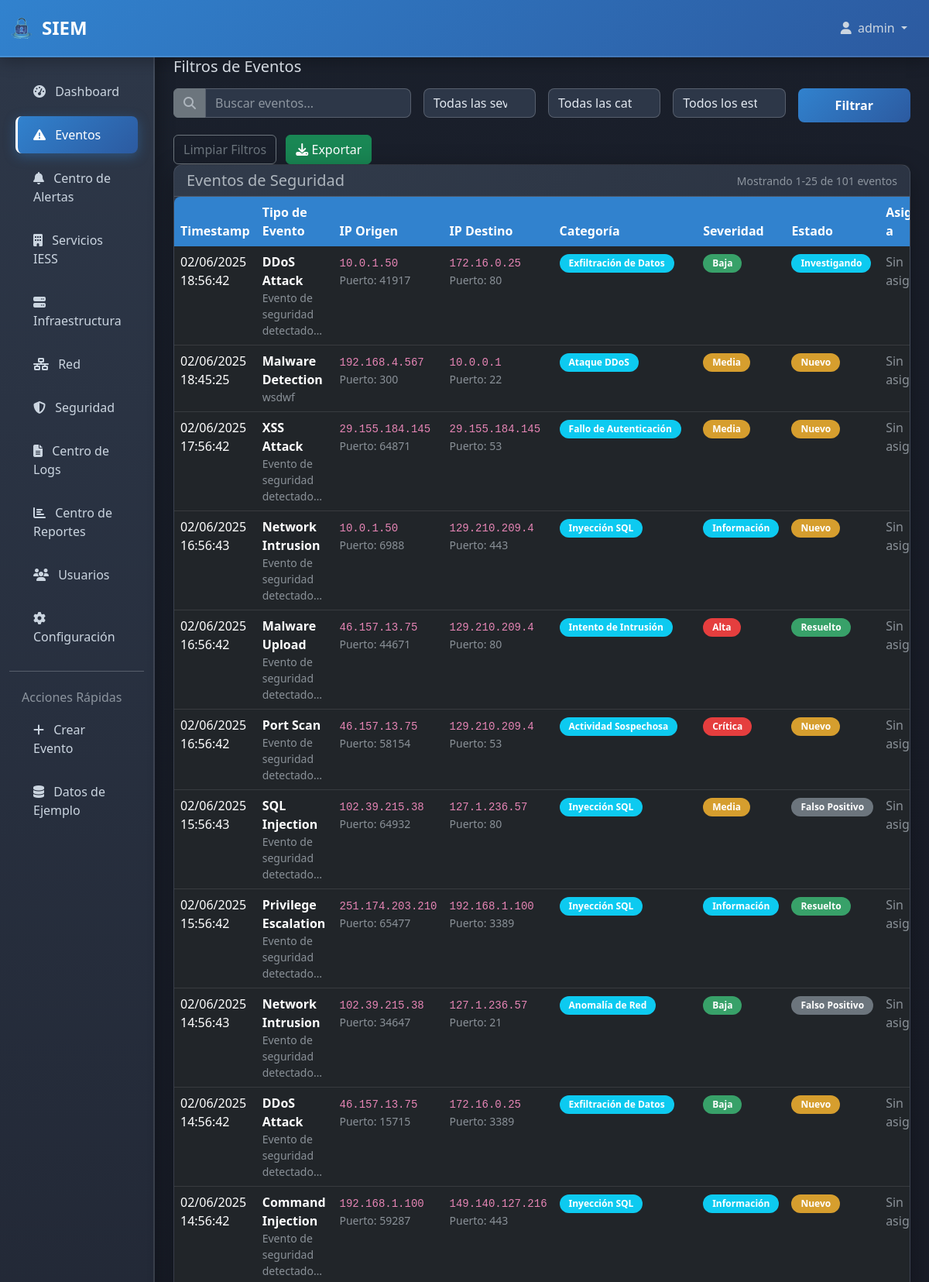
/events/ (signed in, upper part), run on the app's committed database.
### siem_app/models.py (models this page shows, shortened)
class SecurityEvent(models.Model):
    SEVERITY_CHOICES = [
        ('info', 'Información'),
        ('low', 'Baja'),
        ('medium', 'Media'),
        ('high', 'Alta'),
        ('critical', 'Crítica'),
    ]
    CATEGORY_CHOICES = [
        ('authentication_failure', 'Fallo de Autenticación'),
        ('data_exfiltration', 'Exfiltración de Datos'),
        ('intrusion_attempt', 'Intento de Intrusión'),
        ('malware_detection', 'Detección de Malware'),
        ('network_anomaly', 'Anomalía de Red'),
        ('suspicious_activity', 'Actividad Sospechosa'),
        ('privilege_escalation', 'Escalación de Privilegios'),
        ('ddos_attack', 'Ataque DDoS'),
        ('sql_injection', 'Inyección SQL'),
        ('xss_attack', 'Ataque XSS'),
    ]
    STATE_CHOICES = [
        ('new', 'Nuevo'),
        ('investigating', 'Investigando'),
        ('resolved', 'Resuelto'),
        ('false_positive', 'Falso Positivo'),
        ('closed', 'Cerrado'),
    ]
    timestamp = models.DateTimeField(default=timezone.now, db_index=True)
    event_type = models.CharField(max_length=100)
    source_ip = models.GenericIPAddressField()
    destination_ip = models.GenericIPAddressField(null=True, blank=True)
    source_port = models.IntegerField(null=True, blank=True)
    destination_port = models.IntegerField(null=True, blank=True)
    protocol = models.CharField(max_length=20, default='TCP')
    category = models.CharField(max_length=50, choices=CATEGORY_CHOICES)
    severity = models.CharField(max_length=20, choices=SEVERITY_CHOICES, db_index=True)
    state = models.CharField(max_length=20, choices=STATE_CHOICES, default='new', db_index=True)
    assigned_to = models.ForeignKey(User, on_delete=models.SET_NULL, null=True, blank=True)
    description = models.TextField()
    raw_data = models.JSONField(default=dict, blank=True)
    created_at = models.DateTimeField(auto_now_add=True)
    updated_at = models.DateTimeField(auto_now=True)
    class Meta:
        ordering = ['-timestamp']
        indexes = [
            models.Index(fields=['timestamp', 'severity']),
            models.Index(fields=['source_ip', 'timestamp']),
            models.Index(fields=['category', 'state']),
        ]
    def get_severity_color(self):
        colors = {
            'info': 'info',
            'low': 'success',
            'medium': 'warning',
            'high': 'danger',
            'critical': 'danger'
        }
        return colors.get(self.severity, 'secondary')

### siem_app/views.py (the view)
# urls.py: path('events/', views.events_view, name='events'),
@login_required
def events_view(request):
    search_query = request.GET.get('search', '')
    severity_filter = request.GET.get('severity', '')
    category_filter = request.GET.get('category', '')
    state_filter = request.GET.get('state', '')
    events = SecurityEvent.objects.select_related('assigned_to').all()
    if search_query:
        events = events.filter(
            Q(event_type__icontains=search_query) |
            Q(source_ip__icontains=search_query) |
            Q(description__icontains=search_query)
        )
    if severity_filter:
        events = events.filter(severity=severity_filter)
    if category_filter:
        events = events.filter(category=category_filter)
    if state_filter:
        events = events.filter(state=state_filter)
    paginator = Paginator(events.order_by('-timestamp'), 25)
    page_number = request.GET.get('page')
    page_obj = paginator.get_page(page_number)
    context = {
        'page_obj': page_obj,
        'search_query': search_query,
        'severity_filter': severity_filter,
        'category_filter': category_filter,
        'state_filter': state_filter,
        'severity_choices': SecurityEvent.SEVERITY_CHOICES,
        'category_choices': SecurityEvent.CATEGORY_CHOICES,
        'state_choices': SecurityEvent.STATE_CHOICES,
    }
    return render(request, 'siem_app/events.html', context)

### templates/siem_app/events.html (shortened to what this page needs)
{% extends 'base.html' %}
{% block content %}
<div class="filter-section">
    <h5 class="mb-3">Filtros de Eventos</h5>
    <form method="get" class="row g-3">
        <div class="col-md-4">
            <div class="input-group">
                <span class="input-group-text bg-secondary border-secondary">
                    <i class="fas fa-search"></i>
                </span>
                <input type="text" name="search" class="form-control" placeholder="Buscar eventos..." value="{{ search_query }}">
            </div>
        </div>
        <div class="col-md-2">
            <select name="severity" class="form-select">
                <option value="">Todas las severidades</option>
            </select>
        </div>
        <div class="col-md-2">
            <select name="category" class="form-select">
                <option value="">Todas las categorías</option>
            </select>
        </div>
        <div class="col-md-2">
            <select name="state" class="form-select">
                <option value="">Todos los estados</option>
            </select>
        </div>
        <div class="col-md-2">
            <button type="submit" class="btn btn-primary w-100">Filtrar</button>
        </div>
        <div class="col-12">
            <a href="{% url 'events' %}" class="btn btn-outline-secondary me-2">Limpiar Filtros</a>
            <button type="button" class="btn btn-success">
                <i class="fas fa-download"></i> Exportar
            </button>
        </div>
    </form>
</div>
<div class="card">
    <div class="card-header d-flex justify-content-between align-items-center">
        <h5 class="mb-0">Eventos de Seguridad</h5>
        <small class="text-muted">
            Mostrando {{ page_obj.start_index }}-{{ page_obj.end_index }} de {{ page_obj.paginator.count }} eventos
        </small>
    </div>
    <div class="card-body p-0">
        <div class="table-responsive">
            <table class="table table-dark table-hover mb-0">
                <thead>
                    <tr>
                        <th>Timestamp</th>
                        <th>Tipo de Evento</th>
                        <th>IP Origen</th>
                        <th>IP Destino</th>
                        <th>Categoría</th>
                        <th>Severidad</th>
                        <th>Estado</th>
                        <th>Asignado a</th>
                    </tr>
                </thead>
                <tbody>
                    {% for event in page_obj %}
                    <tr>
                        <td>{{ event.timestamp|date:"d/m/Y H:i:s" }}</td>
                        <td>
                            <strong>{{ event.event_type }}</strong>
                            <div class="text-muted small">{{ event.description|truncatechars:30 }}</div>
                        </td>
                        <td>
                            <code>{{ event.source_ip }}</code>
                            {% if event.source_port %}
                                <div class="text-muted small">Puerto: {{ event.source_port }}</div>
                            {% endif %}
                        </td>
                        <td>
                            {% if event.destination_ip %}
                                <code>{{ event.destination_ip }}</code>
                                {% if event.destination_port %}
                                    <div class="text-muted small">Puerto: {{ event.destination_port }}</div>
                                {% endif %}
                            {% else %}
                                <span class="text-muted">N/A</span>
                            {% endif %}
                        </td>
                        <td>
                            <span class="badge bg-info">{{ event.get_category_display }}</span>
                        </td>
                        <td>
                            <span class="badge bg-{{ event.get_severity_color }}">
                                {{ event.get_severity_display }}
                            </span>
                        </td>
                        <td>
                            <span class="badge bg-{% if event.state == 'new' %}warning{% elif event.state == 'investigating' %}info{% elif event.state == 'resolved' %}success{% else %}secondary{% endif %}">
                                {{ event.get_state_display }}
                            </span>
                        </td>
                        <td>
                            {% if event.assigned_to %}
                                {{ event.assigned_to.get_full_name|default:event.assigned_to.username }}
                            {% else %}
                                <span class="text-muted">Sin asignar</span>
                            {% endif %}
                        </td>
                    </tr>
                    {% empty %}
                    <tr>
                        <td colspan="9" class="text-center text-muted py-4">
                            No se encontraron eventos que coincidan con los filtros
                        </td>
                    </tr>
                    {% endfor %}
                </tbody>
            </table>
        </div>
    </div>
</div>
{% endblock %}

### templates/base.html (shortened to what this page needs)
{% load static %}
<!DOCTYPE html>
<html lang="es" data-bs-theme="dark">
<head>
    <title>{% block title %}SIEM {% endblock %} {% load static %}</title>
    <link href="https://cdn.jsdelivr.net/npm/bootstrap@5.3.0/dist/css/bootstrap.min.css" rel="stylesheet">
    <link href="https://cdnjs.cloudflare.com/ajax/libs/font-awesome/6.4.0/css/all.min.css" rel="stylesheet">
</head>
<body>
    <nav class="navbar navbar-expand-lg navbar-dark">
        <div class="container-fluid">
            <a class="navbar-brand d-flex align-items-center" href="{% url 'dashboard' %}">
                <img src="{% static 'imagenes/SIEM.png' %}" alt="SIEM IESS Logo" style="height: 32px; width: 32px; border-radius: 50%; margin-right: 10px;">
                SIEM
            </a>
            <div class="collapse navbar-collapse" id="navbarNav">
                <ul class="navbar-nav ms-auto">
                    {% if user.is_authenticated %}
                        <li class="nav-item dropdown">
                            <a class="nav-link dropdown-toggle" href="#" role="button" data-bs-toggle="dropdown">
                                <i class="fas fa-user me-1"></i>
                                {{ user.get_full_name|default:user.username }}
                            </a>
                        </li>
                    {% endif %}
                </ul>
            </div>
        </div>
    </nav>
    <div class="container-fluid">
        <div class="row">
            {% if user.is_authenticated %}
            <nav class="col-md-3 col-lg-2 d-md-block sidebar collapse">
                <div class="position-sticky pt-3">
                    <ul class="nav flex-column">
                        <li class="nav-item">
                            <a class="nav-link {% if request.resolver_match.url_name == 'dashboard' %}active{% endif %}"
                               href="{% url 'dashboard' %}">
                                <i class="fas fa-tachometer-alt me-2"></i>
                                Dashboard
                            </a>
                        </li>
                        <li class="nav-item">
                            <a class="nav-link {% if request.resolver_match.url_name == 'events' %}active{% endif %}"
                               href="{% url 'events' %}">
                                <i class="fas fa-exclamation-triangle me-2"></i>
                                Eventos
                            </a>
                        </li>
                        <li class="nav-item">
                            <a class="nav-link {% if request.resolver_match.url_name == 'alerts_center' %}active{% endif %}"
                               href="{% url 'alerts_center' %}">
                                <i class="fas fa-bell me-2"></i>
                                Centro de Alertas
                            </a>
                        </li>
                        <li class="nav-item">
                            <a class="nav-link {% if request.resolver_match.url_name == 'iess_services' %}active{% endif %}"
                               href="{% url 'iess_services' %}">
                                <i class="fas fa-building me-2"></i>
                                Servicios IESS
                            </a>
                        </li>
                        <li class="nav-item">
                            <a class="nav-link {% if request.resolver_match.url_name == 'infrastructure' %}active{% endif %}"
                               href="{% url 'infrastructure' %}">
                                <i class="fas fa-server me-2"></i>
                                Infraestructura
                            </a>
                        </li>
                        <li class="nav-item">
                            <a class="nav-link {% if request.resolver_match.url_name == 'network' %}active{% endif %}"
                               href="{% url 'network' %}">
                                <i class="fas fa-network-wired me-2"></i>
                                Red
                            </a>
                        </li>
                        <li class="nav-item">
                            <a class="nav-link {% if request.resolver_match.url_name == 'security' %}active{% endif %}"
                               href="{% url 'security' %}">
                                <i class="fas fa-shield-alt me-2"></i>
                                Seguridad
                            </a>
                        </li>
                        <li class="nav-item">
                            <a class="nav-link {% if request.resolver_match.url_name == 'logs_center' %}active{% endif %}"
                               href="{% url 'logs_center' %}">
                                <i class="fas fa-file-alt me-2"></i>
                                Centro de Logs
                            </a>
                        </li>
                        <li class="nav-item">
                            <a class="nav-link {% if request.resolver_match.url_name == 'reports_center' %}active{% endif %}"
                               href="{% url 'reports_center' %}">
                                <i class="fas fa-chart-bar me-2"></i>
                                Centro de Reportes
                            </a>
                        </li>
                        <li class="nav-item">
                            <a class="nav-link {% if request.resolver_match.url_name == 'users' %}active{% endif %}"
                               href="{% url 'users' %}">
                                <i class="fas fa-users me-2"></i>
                                Usuarios
                            </a>
                        </li>
                        <li class="nav-item">
                            <a class="nav-link {% if request.resolver_match.url_name == 'configuration' %}active{% endif %}"
                               href="{% url 'configuration' %}">
                                <i class="fas fa-cog me-2"></i>
                                Configuración
                            </a>
                        </li>
                    </ul>
                    <hr class="my-3">
                    <h6 class="sidebar-heading d-flex justify-content-between align-items-center px-3 mt-4 mb-1 text-muted">
                        <span>Acciones Rápidas</span>
                    </h6>
                    <ul class="nav flex-column mb-2">
                        <li class="nav-item">
                            <a class="nav-link" href="{% url 'manual_data_entry' %}">
                                <i class="fas fa-plus me-2"></i>
                                Crear Evento
                            </a>
                        </li>
                        <li class="nav-item">
                            <a class="nav-link" href="{% url 'create_sample_data' %}">
                                <i class="fas fa-database me-2"></i>
                                Datos de Ejemplo
                            </a>
                        </li>
                    </ul>
                </div>
            </nav>
            {% endif %}
            <main class="col-md-9 ms-sm-auto col-lg-10 px-md-4 main-content">
                <div class="fade-in">
                    {% block content %}{% endblock %}
                </div>
            </main>
        </div>
    </div>
</body>
</html>

### data on the page
SecurityEvent: timestamp "02/06/2025 18:56:42", event_type "DDoS Attack", description "Evento de seguridad detectado…", source_ip "10.0.1.50", source_port "41917", destination_ip "172.16.0.25", destination_port "80", category "Exfiltración de Datos", severity "Baja", state "Investigando", shows "Sin…"
SecurityEvent: timestamp "02/06/2025 18:45:25", event_type "Malware Detection", description "wsdwf", source_ip "192.168.4.567", source_port "300", destination_ip "10.0.0.1", destination_port "22", category "Ataque DDoS", severity "Media", state "Nuevo", shows "Sin…"
SecurityEvent: timestamp "02/06/2025 17:56:42", event_type "XSS Attack", description "Evento de seguridad detectado…", source_ip "29.155.184.145", source_port "64871", destination_ip "29.155.184.145", destination_port "53", category "Fallo de Autenticación", severity "Media", state "Nuevo", shows "Sin…"
SecurityEvent: timestamp "02/06/2025 16:56:43", event_type "Network Intrusion", description "Evento de seguridad detectado…", source_ip "10.0.1.50", source_port "6988", destination_ip "129.210.209.4", destination_port "443", category "Inyección SQL", severity "Información", state "Nuevo", shows "Sin…"
SecurityEvent: timestamp "02/06/2025 16:56:42", event_type "Malware Upload", description "Evento de seguridad detectado…", source_ip "46.157.13.75", source_port "44671", destination_ip "129.210.209.4", destination_port "80", category "Intento de Intrusión", severity "Alta", state "Resuelto", shows "Sin…"
SecurityEvent: timestamp "02/06/2025 16:56:42", event_type "Port Scan", description "Evento de seguridad detectado…", source_ip "46.157.13.75", source_port "58154", destination_ip "129.210.209.4", destination_port "53", category "Actividad Sospechosa", severity "Crítica", state "Nuevo", shows "Sin…"
SecurityEvent: timestamp "02/06/2025 15:56:43", event_type "SQL Injection", description "Evento de seguridad detectado…", source_ip "102.39.215.38", source_port "64932", destination_ip "127.1.236.57", destination_port "80", category "Inyección SQL", severity "Media", state "Falso Positivo", shows "Sin…"
SecurityEvent: timestamp "02/06/2025 15:56:42", event_type "Privilege Escalation", description "Evento de seguridad detectado…", source_ip "251.174.203.210", source_port "65477", destination_ip "192.168.1.100", destination_port "3389", category "Inyección SQL", severity "Información", state "Resuelto", shows "Sin…"
SecurityEvent: timestamp "02/06/2025 14:56:43", event_type "Network Intrusion", description "Evento de seguridad detectado…", source_ip "102.39.215.38", source_port "34647", destination_ip "127.1.236.57", destination_port "21", category "Anomalía de Red", severity "Baja", state "Falso Positivo", shows "Sin…"
SecurityEvent: timestamp "02/06/2025 14:56:42", event_type "DDoS Attack", description "Evento de seguridad detectado…", source_ip "46.157.13.75", source_port "15715", destination_ip "172.16.0.25", destination_port "3389", category "Exfiltración de Datos", severity "Baja", state "Nuevo", shows "Sin…"
SecurityEvent: timestamp "02/06/2025 14:56:42", event_type "Command Injection", description "Evento de seguridad detectado…", source_ip "192.168.1.100", source_port "59287", destination_ip "149.140.127.216", destination_port "443", category "Inyección SQL", severity "Información", state "Nuevo", shows "Sin…"

### other printed values
{{ user.get_full_name|default:user.username }} "admin"
{{ page_obj.start_index }} "1"
{{ page_obj.end_index }} "25"
{{ page_obj.paginator.count }} "101"
